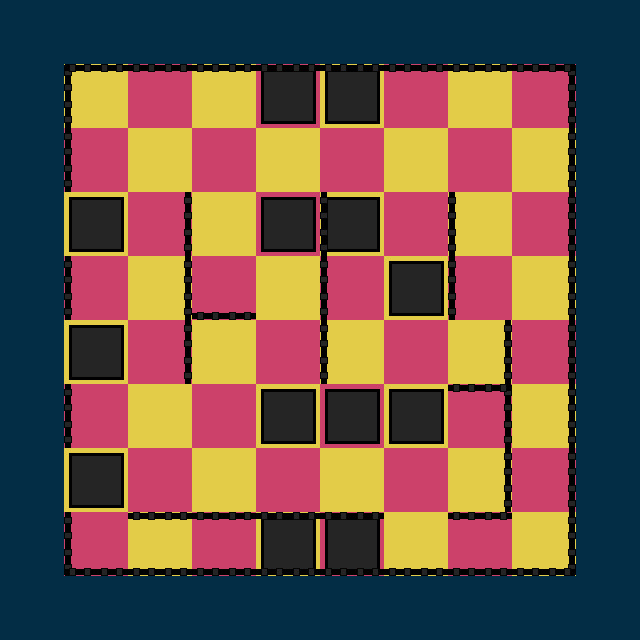

Tiled map render using the project's own tile images. Description and the map definition, with tile-layer contents summarised, below:
An orthogonal 10x10 tile map with 64x64 px tiles, 5 tile layers (ground, left, right, up, ...) and 2 objects (Player, Goal).

<map version="1.0" orientation="orthogonal" renderorder="right-down" width="10" height="10" tilewidth="64" tileheight="64" nextobjectid="30">
 <tileset firstgid="1" source="tileset_00.tsx" />
 <layer name="ground" width="10" height="10">
  <properties>
   <property name="tileset" value="tileset_00" />
   <property name="type" value="base" />
  </properties>
  <data>[100 cells, 100 non-empty, 5 distinct tile ids]</data>
 </layer>
 <layer name="left" width="10" height="10">
  <properties>
   <property name="edge" value="left" />
   <property name="tileset" value="tileset_00" />
   <property name="type" value="edges" />
  </properties>
  <data>[100 cells, 13 non-empty, 1 distinct tile ids]</data>
 </layer>
 <layer name="right" width="10" height="10">
  <properties>
   <property name="edge" value="right" />
   <property name="tileset" value="tileset_00" />
   <property name="type" value="edges" />
  </properties>
  <data>[100 cells, 14 non-empty, 1 distinct tile ids]</data>
 </layer>
 <layer name="up" width="10" height="10">
  <properties>
   <property name="edge" value="up" />
   <property name="tileset" value="tileset_00" />
   <property name="type" value="edges" />
  </properties>
  <data>[100 cells, 17 non-empty, 2 distinct tile ids]</data>
 </layer>
 <layer name="down" width="10" height="10">
  <properties>
   <property name="edge" value="down" />
   <property name="tileset" value="tileset_00" />
   <property name="type" value="edges" />
  </properties>
  <data>[100 cells, 10 non-empty, 2 distinct tile ids]</data>
 </layer>
 <objectgroup name="entities">
  <object id="13" name="Player" type="Player" x="528" y="528" width="32" height="32">
   <properties>
    <property name="facing" value="left" />
    <property name="gid" type="int" value="8" />
    <property name="speed" type="float" value="300" />
    <property name="type" value="player" />
   </properties>
   <ellipse />
  </object>
  <object id="14" name="Goal" type="Goal" x="352" y="288">
   <properties>
    <property name="type" value="goal" />
   </properties>
   <polygon points="0,0 -16,32 16,32" />
  </object>
 </objectgroup>
</map>
